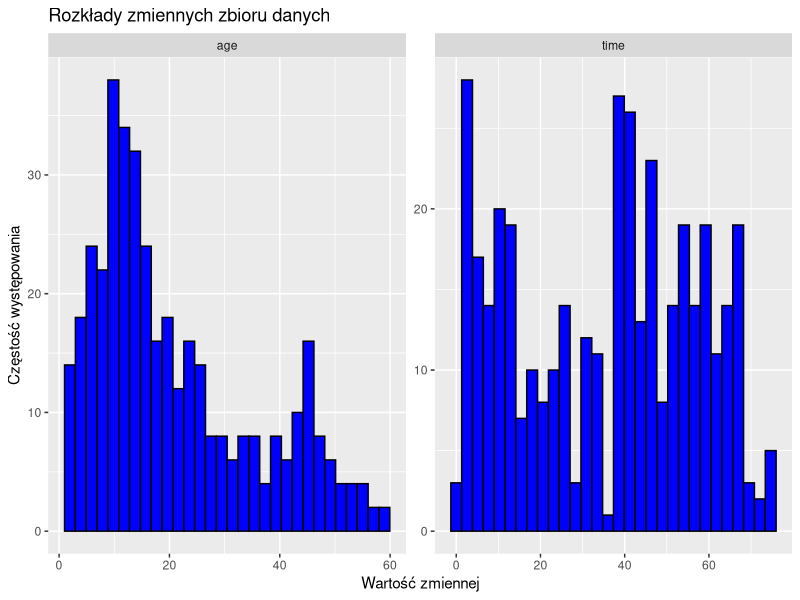
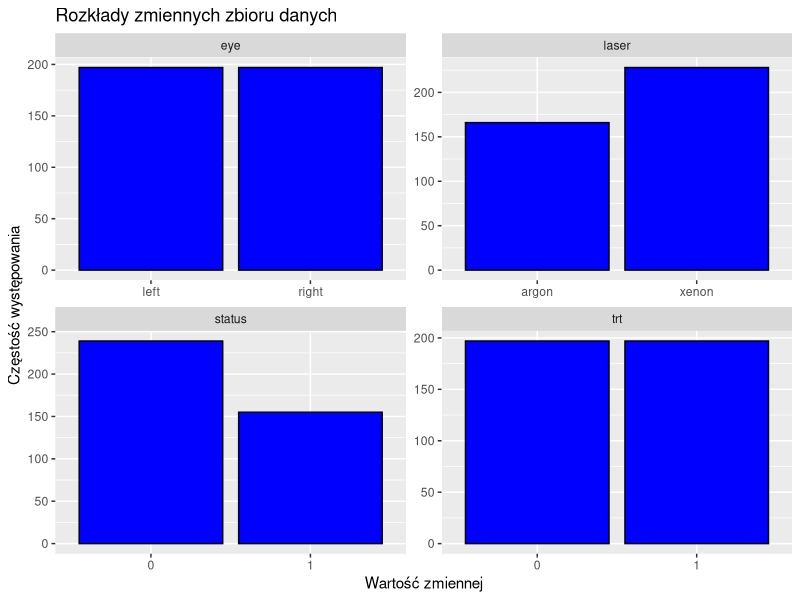
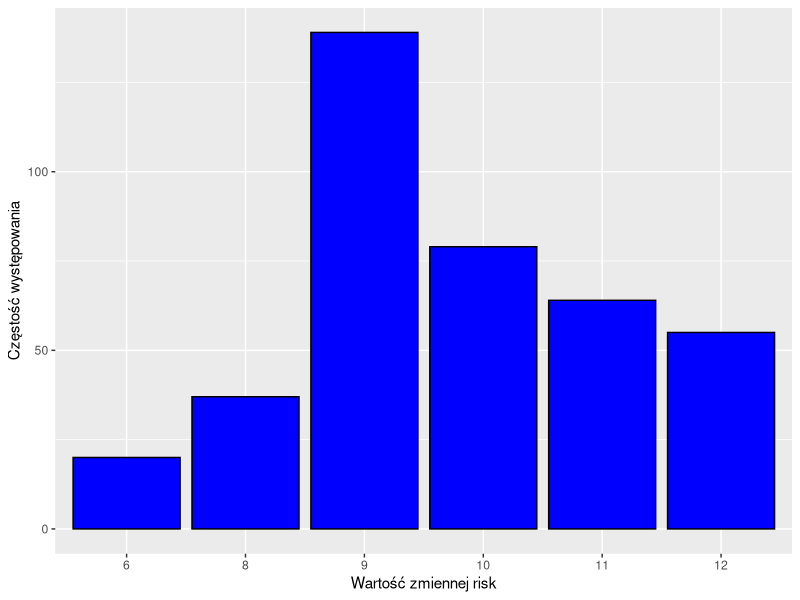
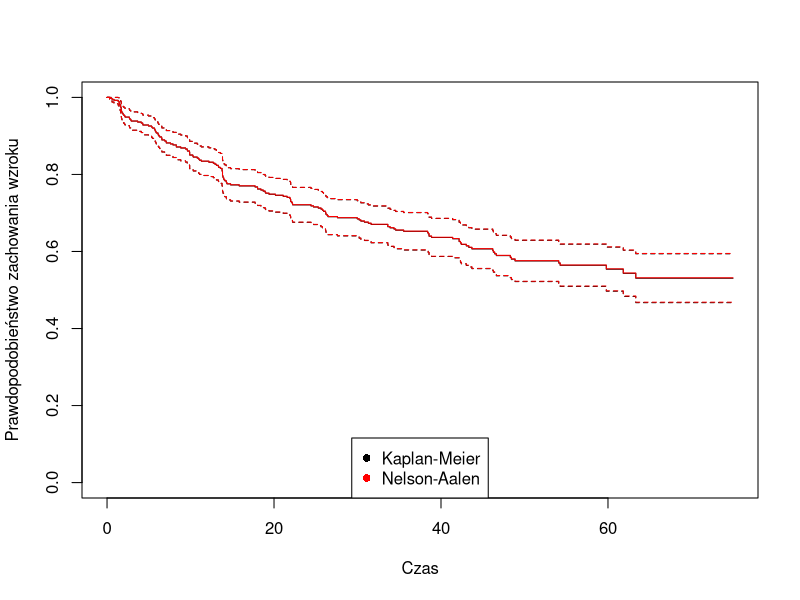
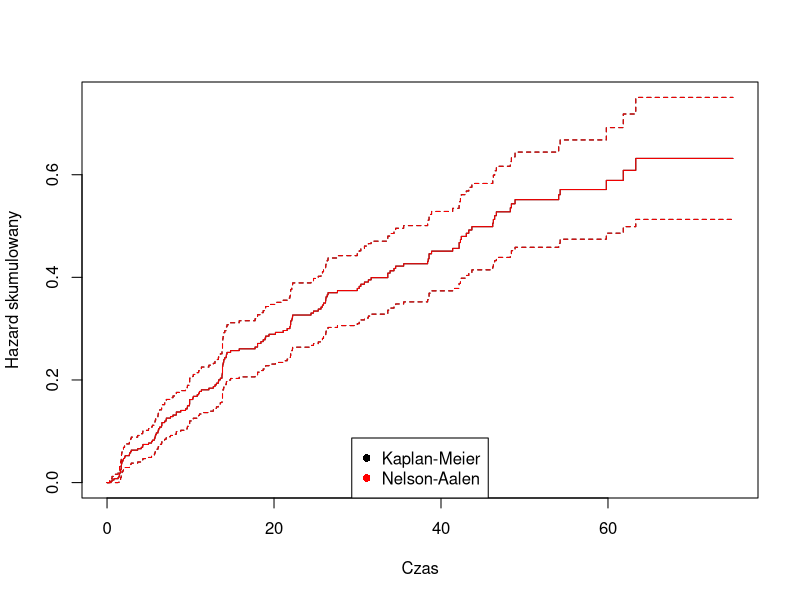
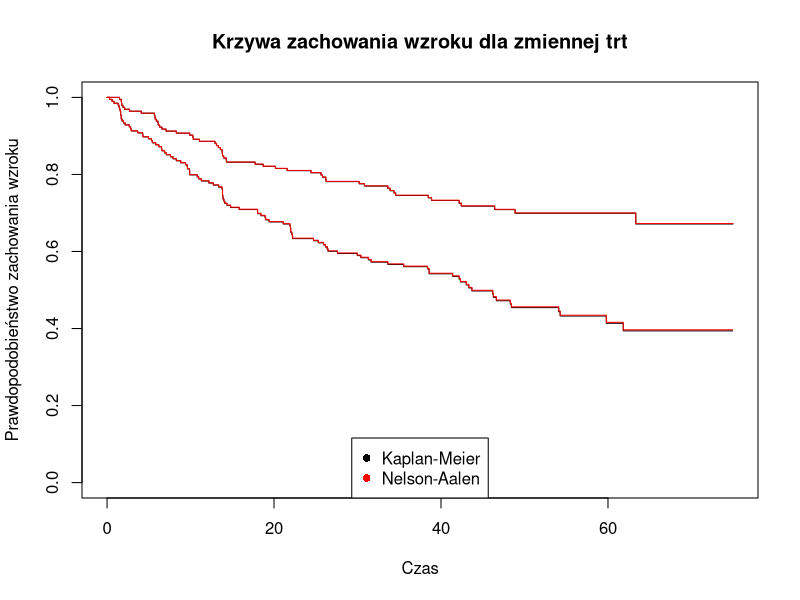
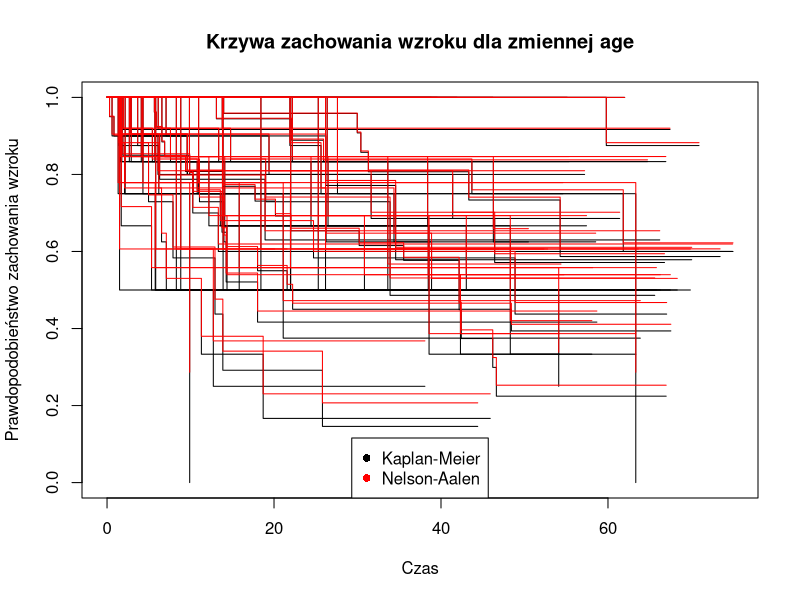
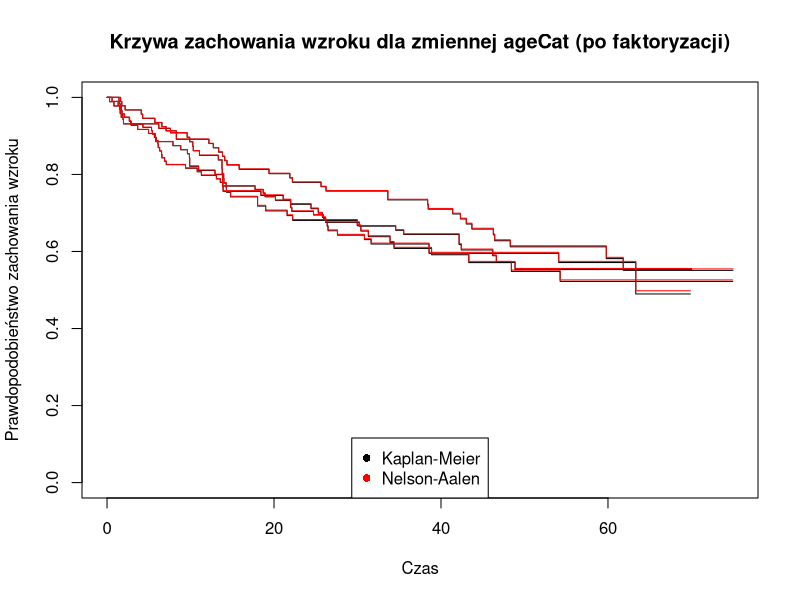

Source code (R) for these figures, in order:
## ---- chunk 1
knitr::opts_chunk$set(echo = TRUE)
knitr::opts_chunk$set(warning = FALSE)
## ---- chunk 2
library(survival)
library(survMisc)
library(gtools)
library(ggplot2)
library(dplyr)
library(tidyr)
## ---- chunk 3
diabetic <- survival::diabetic


summary(diabetic)
## ---- chunk 4

diabetic <- diabetic %>% mutate(trt = as.factor(as.character(trt)), risk = as.factor(risk))

## ---- chunk 5

diabetic.plot.hist = diabetic %>% dplyr::select(c(age, time))

plot1 <- ggplot(gather(diabetic.plot.hist), aes(x = value)) +  
  geom_histogram(colour = 1, fill = "blue", bins = 30)+
  ggtitle("Rozkłady zmiennych zbioru danych")+
  ylab("Częstość występowania")+
  xlab("Wartość zmiennej")+
  facet_wrap(~ key, scales = "free", ncol = 2)
plot1

diabetic.plot.bar = diabetic %>% dplyr::select(c(laser, eye, trt, status))

plot2 <- ggplot(gather(diabetic.plot.bar), aes(x = value)) +  
  geom_bar(colour = 1, fill = "blue")+
  ggtitle("Rozkłady zmiennych zbioru danych")+
  ylab("Częstość występowania")+
  xlab("Wartość zmiennej")+
  facet_wrap(~ key, scales = "free", ncol = 2)
plot2

ggplot(as.data.frame(table(diabetic$risk)), aes(x=Var1, y = Freq)) + geom_col(colour = 1, fill = "blue")+
    ylab("Częstość występowania")+
    xlab("Wartość zmiennej risk")

rm(diabetic.plot.bar)
rm(diabetic.plot.hist)
## ---- chunk 6
mod.1 <- survfit(Surv(time, status) ~ 1, conf.type="plain", data=diabetic)
mod.2 <- survfit(Surv(time, status) ~ 1, conf.type="plain", type="fleming-harrington", data=diabetic)

plot(mod.1, xlab="Czas", ylab="Prawdopodobieństwo zachowania wzroku", col = 'black', pch=16)
lines(mod.2, col="red", pch=16)
legend(x = 'bottom', legend = c('Kaplan-Meier','Nelson-Aalen'), col = c('black','red'), pch=16)
## ---- chunk 7
plot(mod.1, fun="cumhaz", xlab="Czas", ylab="Hazard skumulowany", col = 'black')
lines(mod.2, fun="cumhaz", col="red")
legend(x = 'bottom', legend = c('Kaplan-Meier','Nelson-Aalen'), col = c('black','red'), pch=16)

rm(mod.1)
rm(mod.2)
## ---- chunk 8
mod.km.trt <- survfit(Surv(time, status) ~ trt, conf.type="plain", data=diabetic)
mod.na.trt <- survfit(Surv(time, status) ~ trt, conf.type="plain", data=diabetic, type="fleming-harrington")

plot(mod.km.trt, xlab="Czas", ylab="Prawdopodobieństwo zachowania wzroku", col = 'black', main="Krzywa zachowania wzroku dla zmiennej trt")
lines(mod.na.trt, col="red")
legend(x = 'bottom', legend = c('Kaplan-Meier','Nelson-Aalen'), col = c('black','red'), pch=16)

mod.km.age <- survfit(Surv(time, status) ~ age, conf.type="plain", data=diabetic)
mod.na.age <- survfit(Surv(time, status) ~ age, conf.type="plain", data=diabetic, type="fleming-harrington")

plot(mod.km.age, xlab="Czas", ylab="Prawdopodobieństwo zachowania wzroku", col = 'black', main="Krzywa zachowania wzroku dla zmiennej age")
lines(mod.na.age, col="red")
legend(x = 'bottom', legend = c('Kaplan-Meier','Nelson-Aalen'), col = c('black','red'), pch=16)

## ---- chunk 9
diabetic$ageCat <- quantcut(diabetic$age,q=4)

mod.km.ageCat <- survfit(Surv(time, status) ~ ageCat, conf.type="plain", data=diabetic)
mod.na.ageCat <- survfit(Surv(time, status) ~ ageCat, conf.type="plain", data=diabetic, type="fleming-harrington")

plot(mod.km.ageCat, xlab="Czas", ylab="Prawdopodobieństwo zachowania wzroku", col = 'black', main="Krzywa zachowania wzroku dla zmiennej ageCat (po faktoryzacji)")
lines(mod.na.ageCat, col="red")
legend(x = 'bottom', legend = c('Kaplan-Meier','Nelson-Aalen'), col = c('black','red'), pch=16)
## ---- chunk 10
mod.km.laser <- survfit(Surv(time, status) ~ laser, conf.type="plain", data=diabetic)
mod.na.laser <- survfit(Surv(time, status) ~ laser, conf.type="plain", data=diabetic, type="fleming-harrington")

plot(mod.km.laser, xlab="Czas", ylab="Prawdopodobieństwo zachowania wzroku", col = 'black', main="Krzywa zachowania wzroku dla zmiennej laser")
lines(mod.na.laser, col="red")
legend(x = 'bottom', legend = c('Kaplan-Meier','Nelson-Aalen'), col = c('black','red'), pch=16)

mod.km.eye <- survfit(Surv(time, status) ~ eye, conf.type="plain", data=diabetic)
mod.na.eye <- survfit(Surv(time, status) ~ eye, conf.type="plain", data=diabetic, type="fleming-harrington")

plot(mod.km.eye, xlab="Czas", ylab="Prawdopodobieństwo zachowania wzroku", col = 'black', main="Krzywa zachowania wzroku dla zmiennej eye")
lines(mod.na.eye, col="red")
legend(x = 'bottom', legend = c('Kaplan-Meier','Nelson-Aalen'), col = c('black','red'), pch=16)

mod.km.risk <- survfit(Surv(time, status) ~ risk, conf.type="plain", data=diabetic)
mod.na.risk <- survfit(Surv(time, status) ~ risk, conf.type="plain", data=diabetic, type="fleming-harrington")

plot(mod.km.risk, xlab="Czas", ylab="Prawdopodobieństwo zachowania wzroku", col = 'black', main="Krzywa zachowania wzroku dla zmiennej risk")
lines(mod.na.risk, col="red")
legend(x = 'bottom', legend = c('Kaplan-Meier','Nelson-Aalen'), col = c('black','red'), pch=16)

## ---- chunk 11
km_by_trt <- survfit(Surv(time, status) ~ trt, conf.type="plain", data=diabetic)
plot(km_by_trt, col=c("blue", "red"),xlab="Czas",ylab="Prawdopodobieństwo zachowania wzroku", main="Krzywa zachowania wzroku dla grup zmiennej trt")
legend(10,0.3,c("no treatment", "laser"),lty=1, col=c("blue", "red"),bty="n")

test=survdiff(Surv(time, status) ~ trt, data=diabetic, rho=1)
print("Wyniki testu Peto-Peto")
test

test=survdiff(Surv(time, status) ~ trt, data=diabetic, rho=0)
print("Wyniki testu log-rank")
test 

t = ten(km_by_trt)
comp(t,p=c(0,1,1,0.5,0.5),q=c(1,0,1,0.5,2))
a = attr(t, "lrt")

print("Wyniki pozostałych testów")
cbind(a$W, a$pNorm)
## ---- chunk 12
km_by_ageCat <- survfit(Surv(time, status) ~ ageCat, conf.type="plain", data=diabetic)
plot(km_by_ageCat, col=c("blue", "red", "green", "black"),xlab="Czas",ylab="Prawdopodobieństwo zachowania wzroku", main="Krzywa zachowania wzroku dla grup zmiennej ageCat")
legend(10,0.3,c("[1,10]", "(10,16]", "(16,30]", "(30,58]"),lty=1, col=c("blue", "red", "green", "black"),bty="n")

test=survdiff(Surv(time, status) ~ ageCat, data=diabetic, rho=1)
print("Wyniki testu Peto-Peto")
test 

test=survdiff(Surv(time, status) ~ ageCat, data=diabetic, rho=0)
print("Wyniki testu log-rank")
test 

t = ten(km_by_ageCat)
comp(t,p=c(0,1,1,0.5,0.5),q=c(1,0,1,0.5,2))
a=attr(t, 'tft')

print("Wyniki pozostałych testów")
cbind(a$tft$W, a$tft$pNorm)

## ---- chunk 13

km_by_eye <- survfit(Surv(time, status) ~ eye, conf.type="plain", data=diabetic)
plot(km_by_eye, col=c("blue", "red"),xlab="Czas",ylab="Prawdopodobieństwo zachowania wzroku", main="Krzywa zachowania wzroku dla grup zmiennej eye")
legend(10,0.3,c("left", "right"),lty=1, col=c("blue", "red"),bty="n")


test=survdiff(Surv(time, status) ~ eye, data=diabetic, rho=1)
print("Wyniki testu Peto-Peto")
test

test=survdiff(Surv(time, status) ~ eye, data=diabetic, rho=0)
print("Wyniki testu log-rank")
test  

t = ten(km_by_eye)
comp(t,p=c(0,1,1,0.5,0.5),q=c(1,0,1,0.5,2))
a = attr(t, "sup")

print("Wyniki pozostałych testów")
cbind(a$W, a$pSupBr)

## ---- chunk 14
km_by_laser <- survfit(Surv(time, status) ~ laser, conf.type="plain", data=diabetic)
plot(km_by_laser, col=c("blue", "red"),xlab="Czas",ylab="Prawdopodobieństwo zachowania wzroku", main="Krzywa zachowania wzroku dla grup zmiennej laser")
legend(10,0.3,c("xenon", "argon"),lty=1, col=c("blue", "red"),bty="n")

test=survdiff(Surv(time, status) ~ laser, data=diabetic, rho=1)
print("Wyniki testu Peto-Peto")
test

test=survdiff(Surv(time, status) ~ laser, data=diabetic, rho=0)
print("Wyniki testu log-rank")
test  

t = ten(km_by_laser)
comp(t,p=c(0,1,1,0.5,0.5),q=c(1,0,1,0.5,2))
a = attr(t, "sup")

print("Wyniki pozostałych testów")
cbind(a$W, a$pSupBr)
## ---- chunk 15
km_by_risk <- survfit(Surv(time, status) ~ risk, conf.type="plain", data=diabetic)
plot(km_by_risk, col=c("blue", "red", "green"
, "purple","grey", 'black'),xlab="Czas",ylab="Prawdopodobieństwo zachowania wzroku", main="Krzywa zachowania wzroku dla grup zmiennej risk")
legend(x='bottom',0.3,c("6", "8", "9", "10", "11", "12"),lty=1, col=c("blue", "red", "green"
, "purple","grey", 'black'),bty="n")

test=survdiff(Surv(time, status) ~ risk, data=diabetic, rho=1)
print("Wyniki testu Peto-Peto")
test

test=survdiff(Surv(time, status) ~ risk, data=diabetic, rho=0)
print("Wyniki testu log-rank")
test  

t = ten(km_by_risk)
comp(t,p=c(0,1,1,0.5,0.5),q=c(1,0,1,0.5,2))
a = attr(t, "tft")

print("Wyniki pozostałych testów")
cbind(a$tft$W, a$tft$pNorm)
## ---- chunk 16
diabetic$age_fct <- factor((diabetic$age>median(diabetic$age))*1)

km_by_age_fct <- survfit(Surv(time, status) ~ age_fct, conf.type="plain", data=diabetic)
plot(km_by_age_fct, col=c("blue", "red"),xlab="Czas",ylab="Prawdopodobieństwo zachowania wzroku", main="Krzywa zachowania wzroku dla grup zmiennej age_fct")
legend(10,0.3,c("<= median", "> median"),lty=1, col=c("blue", "red"),bty="n")

test=survdiff(Surv(time, status) ~ age_fct, data=diabetic, rho=1)
print("Wyniki testu Peto-Peto")
test

test=survdiff(Surv(time, status) ~ age_fct, data=diabetic, rho=0)
print("Wyniki testu log-rank")
test  

t = ten(km_by_age_fct)
comp(t,p=c(0,1,1,0.5,0.5),q=c(1,0,1,0.5,2))
a = attr(t, "sup")

print("Wyniki pozostałych testów")
cbind(a$W, a$pSupBr)
## ---- chunk 17
diabetic$risk_fct <- factor((as.numeric(diabetic$risk)>=4)*1)

km_by_risk_fct <- survfit(Surv(time, status) ~ risk_fct, conf.type="plain", data=diabetic)
plot(km_by_risk_fct, col=c("blue", "red"),xlab="Czas",ylab="Prawdopodobieństwo zachowania wzroku", main="Krzywa zachowania wzroku dla grup zmiennej risk_fct")
legend(10,0.3,c("< 10", "> 10"),lty=1, col=c("blue", "red"),bty="n")

test=survdiff(Surv(time, status) ~ risk_fct, data=diabetic, rho=1)
print("Wyniki testu Peto-Peto")
test

test=survdiff(Surv(time, status) ~ risk_fct, data=diabetic, rho=0)
print("Wyniki testu log-rank")
test  

t = ten(km_by_risk_fct)
comp(t,p=c(0,1,1,0.5,0.5),q=c(1,0,1,0.5,2))
a = attr(t, "lrt")

print("Wyniki pozostałych testów")
cbind(a$W, a$pNorm)
## ---- chunk 18
Cox=coxph(Surv(time, status)~laser+age_fct+eye+trt+risk_fct, data=diabetic)
summary(Cox)
library(MASS)
stepAIC(Cox,direction="backward")
## ---- chunk 19
Cox=coxph(Surv(time, status) ~ risk_fct + trt, data=diabetic)
summary(Cox)
## ---- chunk 20
Prop=cox.zph(Cox,transform="identity")
print(Prop)
plot(Prop)

Prop=cox.zph(Cox,transform="rank")
print(Prop)

Prop=cox.zph(Cox,transform="km")
print(Prop)

reszty=resid(Cox, type="scaledsch")
Time=as.numeric(rownames(reszty))
zmienne=c('trt','risk')
for (i in 1:2) 
{plot(log(Time), reszty[,i], xlab="ln(Czas)",main=zmienne[i],
      ylab="Skalowane reszty Schoenfelda",pch=20, cex=0.7)
  lines( smooth.spline(log(Time), reszty[,i] ), lwd=3 )
}
## ---- chunk 21
deviance <- residuals(Cox,type="deviance")
lin.pred <- Cox$linear.predictors
plot(lin.pred, deviance, xlab="Liniowy predyktor", ylab="Reszty odchyleń", cex=0.5, pch=20)
abline(h=3,lty=3)
diabetic$deviance <- deviance
to.del.1 <- which(diabetic$deviance>3)
## ---- chunk 22
df.beta <- residuals(Cox,type="dfbeta")
n <- dim(df.beta)[1]
obs.nr <- c(1:n)
for (j in 1:2) {
  plot(obs.nr, df.beta[,j], xlab="Numer jednostki", ylab="Przyrost oceny parametru", main=zmienne[j])
}
to.del.2 <- which(abs(df.beta[,1]) > (0.01))
to.del.3 <- which(abs(df.beta[,2])>(0.01))
## ---- chunk 23
c <- sort(unique(c(to.del.1, to.del.2, to.del.3)))
diabetic.red <- diabetic[-c,] 
Cox2 <- coxph(Surv(time, status) ~ trt + risk_fct, data=diabetic.red)
summary(Cox2)
